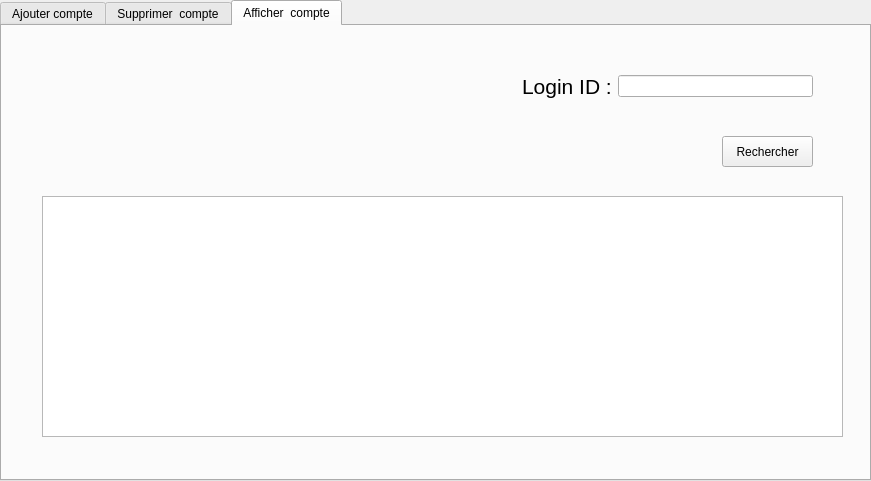
<?xml version="1.0" encoding="UTF-8"?>
<ui version="4.0">
 <class>Ajouter_Employe</class>
 <widget class="QDialog" name="Ajouter_Employe">
  <property name="geometry">
   <rect>
    <x>0</x>
    <y>0</y>
    <width>871</width>
    <height>481</height>
   </rect>
  </property>
  <property name="windowTitle">
   <string>Admin Pannel</string>
  </property>
  <property name="windowIcon">
   <iconset resource="MyResources.qrc">
    <normaloff>:/new/prefix1/MyResources/kissclipart-login-png-clipart-user-computer-icons-a59899d3a10c7dde.png</normaloff>:/new/prefix1/MyResources/kissclipart-login-png-clipart-user-computer-icons-a59899d3a10c7dde.png</iconset>
  </property>
  <property name="styleSheet">
   <string notr="true">QDialog#Ajouter_Employe{
background-image: url(:/new/prefix1/MyResources/75233638_1278112199051443_1464214755626450944_n.png);}</string>
  </property>
  <widget class="QTabWidget" name="tabWidget">
   <property name="geometry">
    <rect>
     <x>0</x>
     <y>0</y>
     <width>871</width>
     <height>481</height>
    </rect>
   </property>
   <property name="accessibleName">
    <string>&lt;html&gt;&lt;head/&gt;&lt;body&gt;&lt;p&gt;QTabWidget#tabWidget{&lt;/p&gt;&lt;p&gt;background-image: url(:/new/prefix1/MyResources/80745_c977e1f4028f918bae1e810a47e3c920.png);&lt;/p&gt;&lt;p&gt;}&lt;/p&gt;&lt;/body&gt;&lt;/html&gt;</string>
   </property>
   <property name="autoFillBackground">
    <bool>true</bool>
   </property>
   <property name="styleSheet">
    <string notr="true">QWidget#Ajt_Emp{
background-image: url(:/new/prefix1/MyResources/74717143_267444830864596_8815271356854697984_n.png);}</string>
   </property>
   <property name="currentIndex">
    <number>2</number>
   </property>
   <widget class="QWidget" name="Ajt_Emp">
    <property name="styleSheet">
     <string notr="true">QWidget#Ajt_Emp{
background-image: url(:/new/prefix1/MyResources/74717143_267444830864596_8815271356854697984_n.png);}</string>
    </property>
    <attribute name="title">
     <string>Ajouter compte</string>
    </attribute>
    <widget class="QLabel" name="label">
     <property name="geometry">
      <rect>
       <x>0</x>
       <y>130</y>
       <width>101</width>
       <height>31</height>
      </rect>
     </property>
     <property name="font">
      <font>
       <pointsize>16</pointsize>
      </font>
     </property>
     <property name="text">
      <string>Login ID :</string>
     </property>
    </widget>
    <widget class="QLabel" name="label_2">
     <property name="geometry">
      <rect>
       <x>0</x>
       <y>170</y>
       <width>171</width>
       <height>51</height>
      </rect>
     </property>
     <property name="font">
      <font>
       <pointsize>16</pointsize>
      </font>
     </property>
     <property name="text">
      <string>Login password :</string>
     </property>
    </widget>
    <widget class="QLabel" name="label_3">
     <property name="geometry">
      <rect>
       <x>0</x>
       <y>80</y>
       <width>141</width>
       <height>41</height>
      </rect>
     </property>
     <property name="font">
      <font>
       <pointsize>16</pointsize>
      </font>
     </property>
     <property name="text">
      <string>Employe id :</string>
     </property>
    </widget>
    <widget class="QLineEdit" name="lineEdit_Emp_id">
     <property name="geometry">
      <rect>
       <x>170</x>
       <y>90</y>
       <width>151</width>
       <height>20</height>
      </rect>
     </property>
    </widget>
    <widget class="QLineEdit" name="lineEdit_loginid">
     <property name="geometry">
      <rect>
       <x>170</x>
       <y>140</y>
       <width>151</width>
       <height>20</height>
      </rect>
     </property>
    </widget>
    <widget class="QLineEdit" name="lineEdit_loginpass">
     <property name="geometry">
      <rect>
       <x>170</x>
       <y>190</y>
       <width>151</width>
       <height>20</height>
      </rect>
     </property>
    </widget>
    <widget class="QTableView" name="table_empl">
     <property name="geometry">
      <rect>
       <x>380</x>
       <y>100</y>
       <width>481</width>
       <height>241</height>
      </rect>
     </property>
    </widget>
    <widget class="QLabel" name="label_4">
     <property name="geometry">
      <rect>
       <x>380</x>
       <y>40</y>
       <width>211</width>
       <height>41</height>
      </rect>
     </property>
     <property name="font">
      <font>
       <pointsize>16</pointsize>
      </font>
     </property>
     <property name="text">
      <string>List des employes : </string>
     </property>
    </widget>
    <widget class="QWidget" name="layoutWidget">
     <property name="geometry">
      <rect>
       <x>480</x>
       <y>410</y>
       <width>381</width>
       <height>41</height>
      </rect>
     </property>
     <layout class="QHBoxLayout" name="horizontalLayout_3">
      <item>
       <widget class="QCommandLinkButton" name="commandLinkButton">
        <property name="text">
         <string>Ajouter </string>
        </property>
       </widget>
      </item>
      <item>
       <widget class="QCommandLinkButton" name="commandLinkButton_2">
        <property name="text">
         <string>Disconnect</string>
        </property>
       </widget>
      </item>
     </layout>
    </widget>
   </widget>
   <widget class="QWidget" name="Supp_Emp">
    <property name="autoFillBackground">
     <bool>false</bool>
    </property>
    <property name="styleSheet">
     <string notr="true">QWidget#Supp_Emp{
background-image: url(:/new/prefix1/MyResources/74717143_267444830864596_8815271356854697984_n.png);}</string>
    </property>
    <attribute name="title">
     <string>Supprimer  compte</string>
    </attribute>
    <widget class="QTableView" name="tableSupp">
     <property name="geometry">
      <rect>
       <x>10</x>
       <y>180</y>
       <width>791</width>
       <height>192</height>
      </rect>
     </property>
    </widget>
    <widget class="QPushButton" name="search_bf_delete">
     <property name="geometry">
      <rect>
       <x>720</x>
       <y>80</y>
       <width>91</width>
       <height>31</height>
      </rect>
     </property>
     <property name="text">
      <string>Rechercher</string>
     </property>
     <property name="icon">
      <iconset resource="MyResources.qrc">
       <normaloff>:/new/prefix1/MyResources/icons8-search-512.png</normaloff>:/new/prefix1/MyResources/icons8-search-512.png</iconset>
     </property>
    </widget>
    <widget class="QWidget" name="layoutWidget">
     <property name="geometry">
      <rect>
       <x>560</x>
       <y>40</y>
       <width>251</width>
       <height>31</height>
      </rect>
     </property>
     <layout class="QHBoxLayout" name="horizontalLayout">
      <item>
       <widget class="QLabel" name="label_11">
        <property name="font">
         <font>
          <pointsize>16</pointsize>
         </font>
        </property>
        <property name="text">
         <string>Login ID :</string>
        </property>
       </widget>
      </item>
      <item>
       <widget class="QLineEdit" name="lineEdit_Supp"/>
      </item>
     </layout>
    </widget>
    <widget class="QWidget" name="layoutWidget">
     <property name="geometry">
      <rect>
       <x>470</x>
       <y>410</y>
       <width>352</width>
       <height>42</height>
      </rect>
     </property>
     <layout class="QHBoxLayout" name="horizontalLayout_4">
      <item>
       <widget class="QCommandLinkButton" name="pb_supp">
        <property name="text">
         <string>Supprimer </string>
        </property>
       </widget>
      </item>
      <item>
       <widget class="QCommandLinkButton" name="commandLinkButton_disconnect">
        <property name="text">
         <string>Disconnect</string>
        </property>
       </widget>
      </item>
     </layout>
    </widget>
   </widget>
   <widget class="QWidget" name="Aff_Emp">
    <property name="styleSheet">
     <string notr="true">QWidget#Aff_Emp{
background-image: url(:/new/prefix1/MyResources/74717143_267444830864596_8815271356854697984_n.png);}</string>
    </property>
    <attribute name="title">
     <string>Afficher  compte</string>
    </attribute>
    <widget class="QTableView" name="tableView">
     <property name="geometry">
      <rect>
       <x>40</x>
       <y>170</y>
       <width>801</width>
       <height>241</height>
      </rect>
     </property>
    </widget>
    <widget class="QPushButton" name="pushButton">
     <property name="geometry">
      <rect>
       <x>720</x>
       <y>110</y>
       <width>91</width>
       <height>31</height>
      </rect>
     </property>
     <property name="text">
      <string>Rechercher</string>
     </property>
     <property name="icon">
      <iconset resource="MyResources.qrc">
       <normaloff>:/new/prefix1/MyResources/icons8-search-512.png</normaloff>:/new/prefix1/MyResources/icons8-search-512.png</iconset>
     </property>
    </widget>
    <widget class="QWidget" name="layoutWidget">
     <property name="geometry">
      <rect>
       <x>520</x>
       <y>40</y>
       <width>291</width>
       <height>41</height>
      </rect>
     </property>
     <layout class="QHBoxLayout" name="horizontalLayout_2">
      <item>
       <widget class="QLabel" name="label_10">
        <property name="font">
         <font>
          <pointsize>16</pointsize>
         </font>
        </property>
        <property name="text">
         <string>Login ID :</string>
        </property>
       </widget>
      </item>
      <item>
       <widget class="QLineEdit" name="lineEdit_4"/>
      </item>
     </layout>
    </widget>
   </widget>
  </widget>
 </widget>
 <resources>
  <include location="MyResources.qrc"/>
 </resources>
 <connections/>
</ui>
